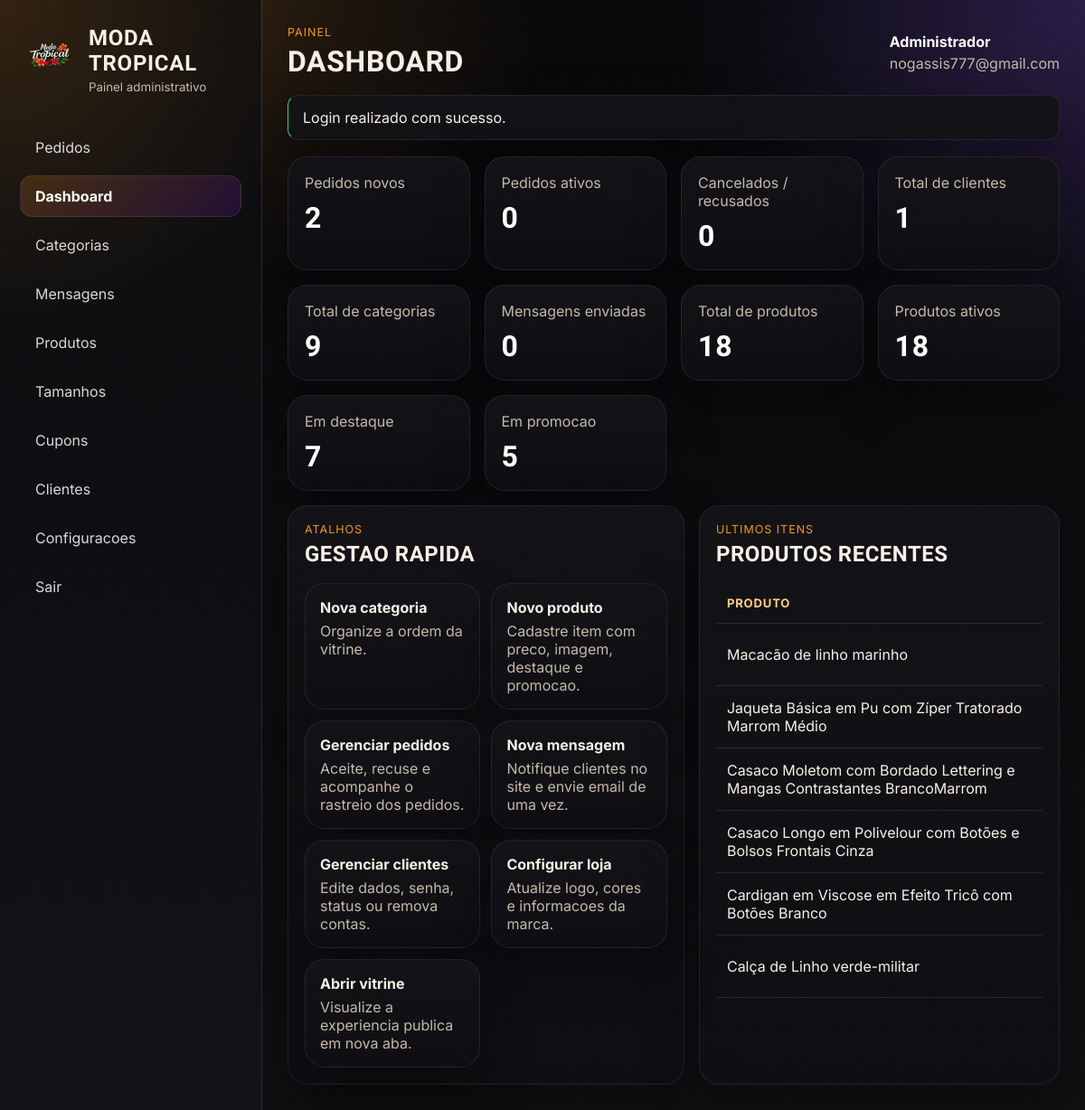
The page /admin/index.php (signed in) on the database its author committed.
### tables this page shows
CREATE TABLE `configuracoes` (
  `id` int(10) unsigned NOT NULL AUTO_INCREMENT,
  `nome_estabelecimento` varchar(160) NOT NULL,
  `descricao_loja` text DEFAULT NULL,
  `logo` varchar(255) DEFAULT NULL,
  `telefone_whatsapp` varchar(30) DEFAULT NULL,
  `endereco` varchar(255) DEFAULT NULL,
  `horario_funcionamento` varchar(255) DEFAULT NULL,
  `cor_primaria` varchar(20) NOT NULL DEFAULT '#4d137a',
  `cor_secundaria` varchar(20) NOT NULL DEFAULT '#7f56d9',
  `criado_em` timestamp NOT NULL DEFAULT current_timestamp(),
  PRIMARY KEY (`id`)
);

CREATE TABLE `produtos` (
  `id` int(10) unsigned NOT NULL AUTO_INCREMENT,
  `categoria_id` int(10) unsigned NOT NULL,
  `marca_id` int(10) unsigned DEFAULT NULL,
  `nome` varchar(160) NOT NULL,
  `slug` varchar(180) NOT NULL,
  `descricao` text DEFAULT NULL,
  `preco` decimal(10,2) NOT NULL DEFAULT 0.00,
  `desconto_percentual` decimal(5,2) NOT NULL DEFAULT 0.00,
  `estoque` int(10) unsigned NOT NULL DEFAULT 0,
  `sabores` text DEFAULT NULL,
  `imagem` varchar(255) DEFAULT NULL,
  `ativo` tinyint(1) NOT NULL DEFAULT 1,
  `destaque` tinyint(1) NOT NULL DEFAULT 0,
  `promocao` tinyint(1) NOT NULL DEFAULT 0,
  `ordem` int(11) NOT NULL DEFAULT 0,
  `criado_em` timestamp NOT NULL DEFAULT current_timestamp(),
  PRIMARY KEY (`id`),
  UNIQUE KEY `slug` (`slug`),
  KEY `fk_produtos_categoria` (`categoria_id`),
  KEY `fk_produtos_marca` (`marca_id`),
  CONSTRAINT `fk_produtos_categoria` FOREIGN KEY (`categoria_id`) REFERENCES `categorias` (`id`) ON DELETE CASCADE,
  CONSTRAINT `fk_produtos_marca` FOREIGN KEY (`marca_id`) REFERENCES `marcas` (`id`) ON DELETE SET NULL
);

### includes/functions.php (called while the page is built, shortened)
<?php
function app_url(string $path = ''): string
{
    $baseUrl = rtrim(APP_URL, '/');
    return ($baseUrl !== '' ? $baseUrl : '') . '/' . ltrim($path, '/');
}
function asset_url(string $path): string
{
    $normalizedPath = ltrim($path, '/');
    $absolutePath = BASE_PATH . '/' . str_replace('/', DIRECTORY_SEPARATOR, $normalizedPath);
    $url = app_url($normalizedPath);
    $version = filemtime($absolutePath);
    return $url . '?v=' . rawurlencode((string) $version);
}
function table_exists(string $table): bool
{
    $statement = db()->prepare(
        'SELECT 1
         FROM information_schema.tables
         WHERE table_schema = DATABASE()
           AND table_name = :table
         LIMIT 1'
    );
    $statement->execute(['table' => $table]);
    return (bool) $statement->fetchColumn();
}
function e(?string $value): string
{
    return htmlspecialchars((string) $value, ENT_QUOTES, 'UTF-8');
}
function pull_flashes(): array
{
    $messages = $_SESSION['flash_messages'] ?? [];
    return $messages;
}
function fetch_store_settings(): array
{
    $statement = db()->query('SELECT * FROM configuracoes ORDER BY id ASC LIMIT 1');
    $settings = $statement->fetch() ?: [
        'nome_estabelecimento' => 'Sua Loja',
        'descricao_loja' => 'Atualize as configuracoes da loja no painel administrativo.',
        'logo' => '',
        'telefone_whatsapp' => '',
        'endereco' => '',
        'horario_funcionamento' => '',
        'cor_primaria' => '#D97A6C',
        'cor_secundaria' => '#97B39B',
    ];
    return $settings;
}
function admin_nav_active(string $currentPage, string $expectedPage): string
{
    return $currentPage === $expectedPage ? 'is-active' : '';
}

### config/database.php (called while the page is built, shortened)
<?php
function db(): PDO
{
    static $pdo = null;
    if ($pdo instanceof PDO) {
        return $pdo;
    }
    $dsn = sprintf(
        'mysql:host=%s;port=%s;dbname=%s;charset=%s',
        DB_HOST,
        DB_PORT,
        DB_NAME,
        DB_CHARSET
    );
    $options = [
        PDO::ATTR_ERRMODE => PDO::ERRMODE_EXCEPTION,
        PDO::ATTR_DEFAULT_FETCH_MODE => PDO::FETCH_ASSOC,
        PDO::ATTR_EMULATE_PREPARES => false,
    ];
    try {
        $pdo = new PDO($dsn, DB_USER, DB_PASS, $options);
    } catch (PDOException $exception) {
        http_response_code(500);
        exit('Falha ao conectar ao banco de dados. Verifique o arquivo config/database.php e a importacao do SQL.');
    }
    return $pdo;
}

### includes/auth.php (called while the page is built, shortened)
<?php
function is_admin_logged_in(): bool
{
    return !empty($_SESSION['admin_id']);
}
function current_admin(): ?array
{
    static $admin = null;
    if ($admin !== null) {
        return $admin;
    }
    $statement = db()->prepare('SELECT id, nome, email, criado_em FROM admins WHERE id = :id LIMIT 1');
    $statement->execute(['id' => (int) $_SESSION['admin_id']]);
    $admin = $statement->fetch() ?: null;
    return $admin;
}
function require_admin_auth(): void
{
    if (current_admin() === null) {
        logout_admin();
        set_flash('error', 'Faca login para acessar o painel.');
        redirect('admin/login.php');
    }
}

### admin/index.php (the view, shortened to what this page needs)
<?php
require_admin_auth();
$currentAdminPage = 'dashboard';
$pageTitle = 'Dashboard';
$dashboard = [
    'pedidos_pendentes' => (int) db()->query("SELECT COUNT(*) FROM pedidos WHERE status = 'pending'")->fetchColumn(),
    'pedidos_ativos' => (int) db()->query("SELECT COUNT(*) FROM pedidos WHERE status IN ('approved', 'ready_pickup', 'out_for_delivery')")->fetchColumn(),
    'pedidos_cancelados' => (int) db()->query("SELECT COUNT(*) FROM pedidos WHERE status IN ('cancelled', 'rejected')")->fetchColumn(),
    'clientes' => (int) db()->query('SELECT COUNT(*) FROM clientes')->fetchColumn(),
    'categorias' => (int) db()->query('SELECT COUNT(*) FROM categorias')->fetchColumn(),
    'mensagens' => table_exists('cliente_notificacoes')
        ? (int) db()->query("SELECT COUNT(*) FROM cliente_notificacoes WHERE tipo = 'mensagem'")->fetchColumn()
        : 0,
    'produtos' => (int) db()->query('SELECT COUNT(*) FROM produtos')->fetchColumn(),
    'ativos' => (int) db()->query('SELECT COUNT(*) FROM produtos WHERE ativo = 1')->fetchColumn(),
    'destaques' => (int) db()->query('SELECT COUNT(*) FROM produtos WHERE destaque = 1')->fetchColumn(),
    'promocoes' => (int) db()->query('SELECT COUNT(*) FROM produtos WHERE promocao = 1')->fetchColumn(),
];
$recentProducts = db()->query(
    'SELECT p.nome, p.preco, p.ativo, c.nome AS categoria_nome, COALESCE(m.nome, \'Sem marca\') AS marca_nome
     FROM produtos p
     INNER JOIN categorias c ON c.id = p.categoria_id
     LEFT JOIN marcas m ON m.id = p.marca_id
     ORDER BY p.criado_em DESC
     LIMIT 6'
)->fetchAll();
require BASE_PATH . '/includes/admin_header.php';
?>
<section class="admin-grid admin-grid--metrics">
    <article class="metric-card">
        <span>Pedidos novos</span>
        <strong><?= e((string) $dashboard['pedidos_pendentes']); ?></strong>
    </article>
    <article class="metric-card">
        <span>Pedidos ativos</span>
        <strong><?= e((string) $dashboard['pedidos_ativos']); ?></strong>
    </article>
    <article class="metric-card">
        <span>Cancelados / recusados</span>
        <strong><?= e((string) $dashboard['pedidos_cancelados']); ?></strong>
    </article>
    <article class="metric-card">
        <span>Total de clientes</span>
        <strong><?= e((string) $dashboard['clientes']); ?></strong>
    </article>
    <article class="metric-card">
        <span>Total de categorias</span>
        <strong><?= e((string) $dashboard['categorias']); ?></strong>
    </article>
    <article class="metric-card">
        <span>Mensagens enviadas</span>
        <strong><?= e((string) $dashboard['mensagens']); ?></strong>
    </article>
    <article class="metric-card">
        <span>Total de produtos</span>
        <strong><?= e((string) $dashboard['produtos']); ?></strong>
    </article>
    <article class="metric-card">
        <span>Produtos ativos</span>
        <strong><?= e((string) $dashboard['ativos']); ?></strong>
    </article>
    <article class="metric-card">
        <span>Em destaque</span>
        <strong><?= e((string) $dashboard['destaques']); ?></strong>
    </article>
    <article class="metric-card">
        <span>Em promocao</span>
        <strong><?= e((string) $dashboard['promocoes']); ?></strong>
    </article>
</section>
<section class="admin-grid admin-grid--content">
    <article class="panel-card">
        <div class="panel-card__header">
            <div>
                <p class="panel-card__eyebrow">atalhos</p>
                <h2>Gestao rapida</h2>
            </div>
        </div>
        <div class="shortcut-grid">
            <a class="shortcut-card" href="<?= e(app_url('admin/categoria_form.php')); ?>">
                <strong>Nova categoria</strong>
                <span>Organize a ordem da vitrine.</span>
            </a>
            <a class="shortcut-card" href="<?= e(app_url('admin/produto_form.php')); ?>">
                <strong>Novo produto</strong>
                <span>Cadastre item com preco, imagem, destaque e promocao.</span>
            </a>
            <a class="shortcut-card" href="<?= e(app_url('admin/pedidos.php')); ?>">
                <strong>Gerenciar pedidos</strong>
                <span>Aceite, recuse e acompanhe o rastreio dos pedidos.</span>
            </a>
            <a class="shortcut-card" href="<?= e(app_url('admin/mensagens.php')); ?>">
                <strong>Nova mensagem</strong>
                <span>Notifique clientes no site e envie email de uma vez.</span>
            </a>
            <a class="shortcut-card" href="<?= e(app_url('admin/clientes.php')); ?>">
                <strong>Gerenciar clientes</strong>
                <span>Edite dados, senha, status ou remova contas.</span>
            </a>
            <a class="shortcut-card" href="<?= e(app_url('admin/configuracoes.php')); ?>">
                <strong>Configurar loja</strong>
                <span>Atualize logo, cores e informacoes da marca.</span>
            </a>
            <a class="shortcut-card" href="<?= e(app_url('index.php')); ?>" target="_blank" rel="noopener noreferrer">
                <strong>Abrir vitrine</strong>
                <span>Visualize a experiencia publica em nova aba.</span>
            </a>
        </div>
    </article>
    <article class="panel-card">
        <div class="panel-card__header">
            <div>
                <p class="panel-card__eyebrow">ultimos itens</p>
                <h2>Produtos recentes</h2>
            </div>
        </div>
        <?php if (!$recentProducts): ?>
            <p class="muted-text">Nenhum produto cadastrado ainda.</p>
        <?php else: ?>
            <div class="table-wrap">
                <table class="admin-table">
                    <thead>
                        <tr>
                            <th>Produto</th>
                        </tr>
                    </thead>
                    <tbody>
                        <?php foreach ($recentProducts as $product): ?>
                            <tr>
                                <td><?= e($product['nome']); ?></td>
                            </tr>
                        <?php endforeach; ?>
                    </tbody>
                </table>
            </div>
        <?php endif; ?>
    </article>
</section>
<?php require BASE_PATH . '/includes/admin_footer.php'; ?>

### includes/admin_header.php (shortened to what this page needs)
<?php
$storeSettings = fetch_store_settings();
$pageTitle = $pageTitle ?? 'Painel Administrativo';
$currentAdminPage = $currentAdminPage ?? '';
$admin = current_admin();
$flashes = pull_flashes();
?>
<!DOCTYPE html>
<html lang="pt-BR">
<head>
    <link rel="stylesheet" href="<?= e(asset_url('assets/css/admin.css')); ?>">
</head>
<body class="admin-body">
    <div class="admin-shell">
        <aside class="admin-sidebar" id="admin-sidebar" data-admin-sidebar>
            <div class="admin-sidebar__header">
                <a class="admin-brand admin-brand--sidebar" href="<?= e(app_url('admin/index.php')); ?>">
                    <?php if (!empty($storeSettings['logo'])): ?>
                        <span class="admin-brand__logo">
                            <img src="<?= e(app_url($storeSettings['logo'])); ?>" alt="Logo da loja">
                        </span>
                    <?php else: ?>
                        <span class="admin-brand__badge">CD</span>
                    <?php endif; ?>
                    <div>
                        <strong><?= e($storeSettings['nome_estabelecimento'] ?? 'Sua Loja'); ?></strong>
                        <small>Painel administrativo</small>
                    </div>
                </a>
            </div>
            <nav class="admin-nav">
                <a data-admin-nav-link class="<?= e(admin_nav_active($currentAdminPage, 'pedidos')); ?>" href="<?= e(app_url('admin/pedidos.php')); ?>">Pedidos</a>
                <a data-admin-nav-link class="<?= e(admin_nav_active($currentAdminPage, 'dashboard')); ?>" href="<?= e(app_url('admin/index.php')); ?>">Dashboard</a>
                <a data-admin-nav-link class="<?= e(admin_nav_active($currentAdminPage, 'categorias')); ?>" href="<?= e(app_url('admin/categorias.php')); ?>">Categorias</a>
                <a data-admin-nav-link class="<?= e(admin_nav_active($currentAdminPage, 'mensagens')); ?>" href="<?= e(app_url('admin/mensagens.php')); ?>">Mensagens</a>
                <a data-admin-nav-link class="<?= e(admin_nav_active($currentAdminPage, 'produtos')); ?>" href="<?= e(app_url('admin/produtos.php')); ?>">Produtos</a>
                <a data-admin-nav-link class="<?= e(admin_nav_active($currentAdminPage, 'sabores')); ?>" href="<?= e(app_url('admin/tamanhos.php')); ?>">Tamanhos</a>
                <a data-admin-nav-link class="<?= e(admin_nav_active($currentAdminPage, 'cupons')); ?>" href="<?= e(app_url('admin/cupons.php')); ?>">Cupons</a>
                <a data-admin-nav-link class="<?= e(admin_nav_active($currentAdminPage, 'clientes')); ?>" href="<?= e(app_url('admin/clientes.php')); ?>">Clientes</a>
                <a data-admin-nav-link class="<?= e(admin_nav_active($currentAdminPage, 'configuracoes')); ?>" href="<?= e(app_url('admin/configuracoes.php')); ?>">Configuracoes</a>
                <a data-admin-nav-link href="<?= e(app_url('admin/logout.php')); ?>">Sair</a>
            </nav>
        </aside>
        <main class="admin-main">
            <header class="admin-topbar">
                <div>
                    <p class="admin-topbar__eyebrow">Painel</p>
                    <h1><?= e($pageTitle); ?></h1>
                </div>
                <div class="admin-user">
                    <strong><?= e($admin['nome'] ?? 'Administrador'); ?></strong>
                    <span><?= e($admin['email'] ?? ''); ?></span>
                </div>
            </header>
            <?php if ($flashes): ?>
                <div class="flash-stack flash-stack--admin">
                    <?php foreach ($flashes as $flash): ?>
                        <div class="flash flash--<?= e($flash['type']); ?>"><?= e($flash['message']); ?></div>
                    <?php endforeach; ?>
                </div>
            <?php endif; ?>

### rows shown on the page
configuracoes: logo (picture), nome_estabelecimento "MODA TROPICAL"
produtos: nome "Macacão de linho marinho"
produtos: nome "Jaqueta Básica em Pu com Zíper Tratorado Marrom Médio"
produtos: nome "Casaco Moletom com Bordado Lettering e Mangas Contrastantes BrancoMarrom"
produtos: nome "Casaco Longo em Polivelour com Botões e Bolsos Frontais Cinza"
produtos: nome "Cardigan em Viscose em Efeito Tricô com Botões Branco"
produtos: nome "Calça de Linho verde-militar"

### other values the page prints
$pageTitle "DASHBOARD"
$admin['nome'] "Administrador"
$admin['email'] "nogassis777@gmail.com"
$flash['message'] "Login realizado com sucesso."
$dashboard['pedidos_pendentes'] "2"
$dashboard['pedidos_ativos'] "0"
$dashboard['pedidos_cancelados'] "0"
$dashboard['clientes'] "1"
$dashboard['categorias'] "9"
$dashboard['mensagens'] "0"
$dashboard['produtos'] "18"
$dashboard['ativos'] "18"
$dashboard['destaques'] "7"
$dashboard['promocoes'] "5"
